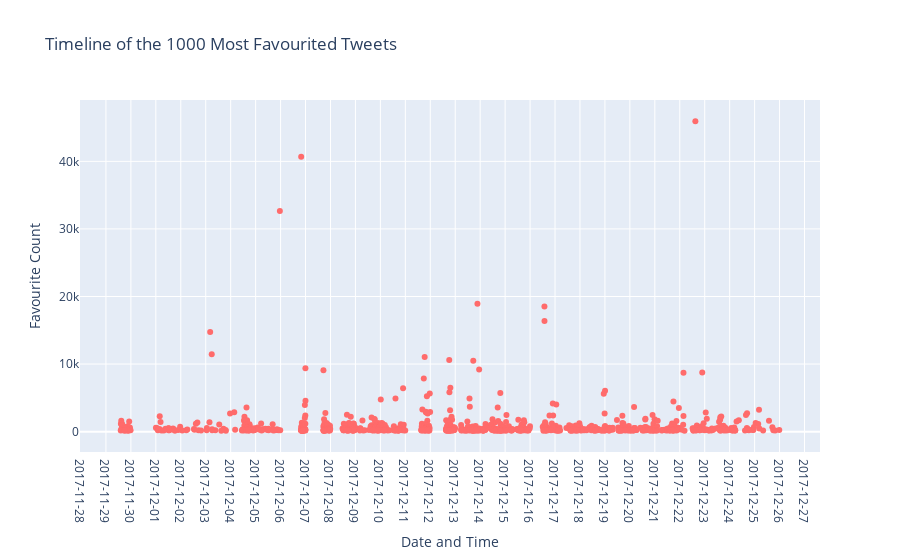

This figure's notebook cell:
### Markdown cell above
Through the following graph we can clearly visualise the timeline of the popular tweets and how they have imapcted the conversation around #metoo

### Code cell
df_sorted_rt = df.sort_values(by='favoriteCount', ascending=False)
top_100_rt = df_sorted_rt.head(1000)
top_100_rt['created'] = pd.to_datetime(top_100_rt['created'])
pink_color = "#FF6B6B"

fig = px.scatter(
    top_100_rt,
    x='created',
    y='favoriteCount',
    title='Timeline of the 1000 Most Favourited Tweets',
    labels={'created': 'Date and Time', 'favoriteCount': 'Favourite Count'},
    color_discrete_sequence=[pink_color]
)

fig.update_xaxes(title_text='Date and Time')
fig.update_yaxes(title_text='Favourite Count')

fig.update_xaxes(
    tickmode='linear',
    dtick='D1',  # Show dates at daily intervals
    tickformat='%Y-%m-%d',  # Format the date as 'YYYY-MM-DD'
)
fig.show()

### Figure 1 — Plotly figure (JSON) as saved in the notebook; plotly's stock layout.template omitted (floating-point values rounded to 4 significant figures; data arrays with more than 128 entries replaced by an {"elided": "..."} marker saying what was removed)
{"data": [{"hovertemplate": "Date and Time=%{x}<br>Favourite Count=%{y}<extra></extra>", "legendgroup": "", "marker": {"color": "#FF6B6B", "symbol": "circle"}, "mode": "markers", "name": "", "orientation": "v", "showlegend": false, "type": "scatter", "x": {"elided": "1000 str values"}, "xaxis": "x", "y": {"elided": "1000 int values"}, "yaxis": "y"}], "layout": {"legend": {"tracegroupgap": 0}, "title": {"text": "Timeline of the 1000 Most Favourited Tweets"}, "xaxis": {"anchor": "y", "domain": [0, 1], "dtick": "D1", "tickformat": "%Y-%m-%d", "tickmode": "linear", "title": {"text": "Date and Time"}}, "yaxis": {"anchor": "x", "domain": [0, 1], "title": {"text": "Favourite Count"}}}}
